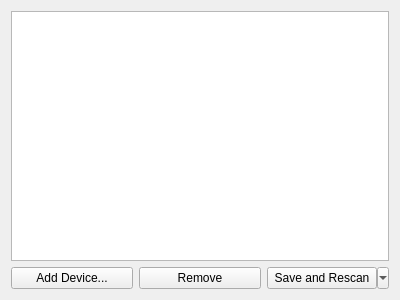
<?xml version="1.0" encoding="UTF-8"?>
<ui version="4.0">
 <class>ManualDevicesSettingsPage</class>
 <widget class="QWidget" name="ManualDevicesSettingsPage">
  <property name="geometry">
   <rect>
    <x>0</x>
    <y>0</y>
    <width>400</width>
    <height>300</height>
   </rect>
  </property>
  <property name="windowTitle">
   <string notr="true">Manually Added Devices Settings Page</string>
  </property>
  <layout class="QVBoxLayout" name="verticalLayout">
   <item>
    <widget class="QListWidget" name="deviceList">
     <property name="verticalScrollMode">
      <enum>QAbstractItemView::ScrollPerPixel</enum>
     </property>
    </widget>
   </item>
   <item>
    <layout class="QHBoxLayout" name="horizontalLayout">
     <item>
      <widget class="QPushButton" name="addDeviceButton">
       <property name="text">
        <string>Add Device...</string>
       </property>
      </widget>
     </item>
     <item>
      <widget class="QPushButton" name="removeDeviceButton">
       <property name="text">
        <string>Remove</string>
       </property>
      </widget>
     </item>
     <item>
      <widget class="QToolButton" name="saveConfigurationButton">
       <property name="sizePolicy">
        <sizepolicy hsizetype="Minimum" vsizetype="Minimum">
         <horstretch>0</horstretch>
         <verstretch>0</verstretch>
        </sizepolicy>
       </property>
       <property name="text">
        <string>Save and Rescan</string>
       </property>
       <property name="popupMode">
        <enum>QToolButton::MenuButtonPopup</enum>
       </property>
      </widget>
     </item>
    </layout>
   </item>
  </layout>
  <action name="ActionSaveAndRescan">
   <property name="text">
    <string>Save and Rescan</string>
   </property>
  </action>
  <action name="ActionSaveNoRescan">
   <property name="text">
    <string>Save without Rescan</string>
   </property>
  </action>
 </widget>
 <resources/>
 <connections/>
</ui>
